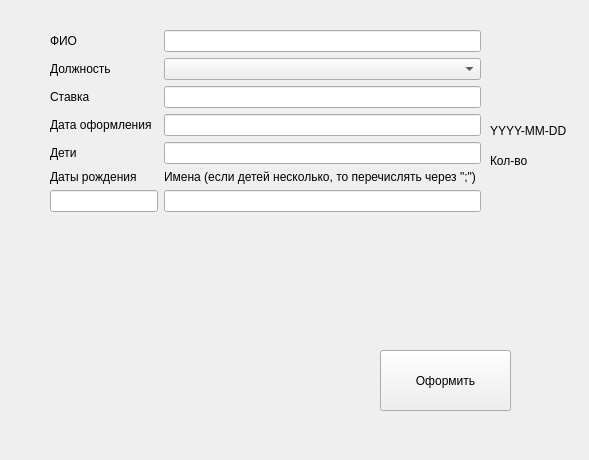
<?xml version="1.0" encoding="UTF-8"?>
<ui version="4.0">
 <class>EmployeeRegistration</class>
 <widget class="QWidget" name="EmployeeRegistration">
  <property name="geometry">
   <rect>
    <x>0</x>
    <y>0</y>
    <width>589</width>
    <height>460</height>
   </rect>
  </property>
  <property name="windowTitle">
   <string>Form</string>
  </property>
  <widget class="QPushButton" name="pushButton">
   <property name="geometry">
    <rect>
     <x>380</x>
     <y>350</y>
     <width>131</width>
     <height>61</height>
    </rect>
   </property>
   <property name="text">
    <string>Оформить</string>
   </property>
  </widget>
  <widget class="QWidget" name="formLayoutWidget">
   <property name="geometry">
    <rect>
     <x>50</x>
     <y>30</y>
     <width>431</width>
     <height>291</height>
    </rect>
   </property>
   <layout class="QFormLayout" name="formLayout">
    <item row="0" column="0">
     <widget class="QLabel" name="label">
      <property name="text">
       <string>ФИО</string>
      </property>
     </widget>
    </item>
    <item row="0" column="1">
     <widget class="QLineEdit" name="FIO"/>
    </item>
    <item row="1" column="0">
     <widget class="QLabel" name="label_2">
      <property name="text">
       <string>Должность</string>
      </property>
     </widget>
    </item>
    <item row="1" column="1">
     <widget class="QComboBox" name="Position"/>
    </item>
    <item row="2" column="0">
     <widget class="QLabel" name="label_5">
      <property name="text">
       <string>Ставка</string>
      </property>
     </widget>
    </item>
    <item row="2" column="1">
     <widget class="QLineEdit" name="Rate"/>
    </item>
    <item row="3" column="0">
     <widget class="QLabel" name="label_3">
      <property name="text">
       <string>Дата оформления</string>
      </property>
     </widget>
    </item>
    <item row="3" column="1">
     <widget class="QLineEdit" name="Date_registration"/>
    </item>
    <item row="4" column="0">
     <widget class="QLabel" name="label_4">
      <property name="text">
       <string>Дети</string>
      </property>
     </widget>
    </item>
    <item row="4" column="1">
     <widget class="QLineEdit" name="AmountChild"/>
    </item>
    <item row="5" column="0">
     <widget class="QLabel" name="label_8">
      <property name="text">
       <string>Даты рождения </string>
      </property>
     </widget>
    </item>
    <item row="5" column="1">
     <widget class="QLabel" name="label_9">
      <property name="text">
       <string>Имена (если детей несколько, то перечислять через &quot;;&quot;)</string>
      </property>
     </widget>
    </item>
    <item row="6" column="0">
     <widget class="QLineEdit" name="ChildrenBirthday"/>
    </item>
    <item row="6" column="1">
     <widget class="QLineEdit" name="ChildrenName"/>
    </item>
   </layout>
  </widget>
  <widget class="QLabel" name="label_6">
   <property name="geometry">
    <rect>
     <x>490</x>
     <y>120</y>
     <width>91</width>
     <height>21</height>
    </rect>
   </property>
   <property name="text">
    <string>YYYY-MM-DD</string>
   </property>
  </widget>
  <widget class="QLabel" name="label_7">
   <property name="geometry">
    <rect>
     <x>490</x>
     <y>150</y>
     <width>71</width>
     <height>21</height>
    </rect>
   </property>
   <property name="text">
    <string>Кол-во</string>
   </property>
  </widget>
 </widget>
 <resources/>
 <connections/>
</ui>
